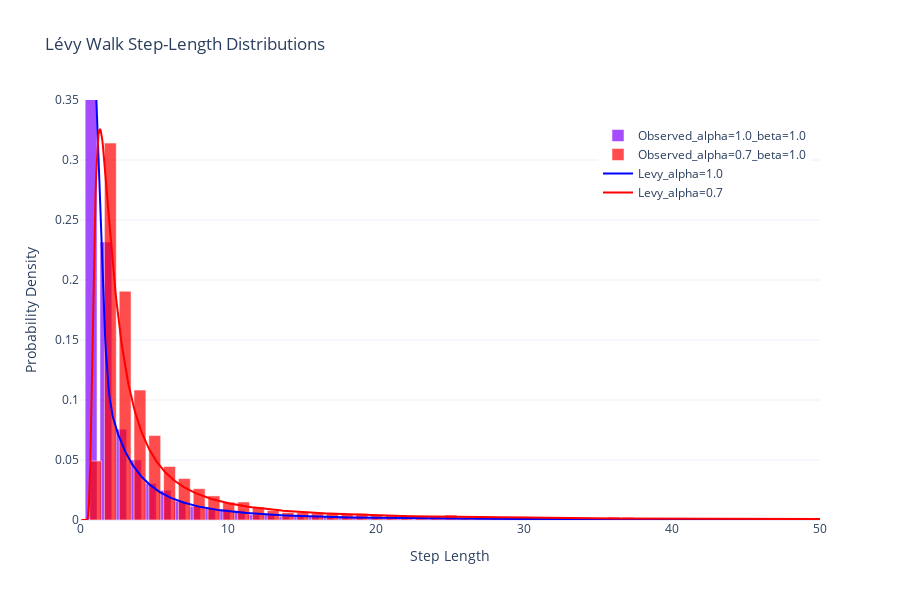

This figure's notebook cell:
### Markdown cell above
# PLOTING

### Code cell
fig = plot_step_length_distributions()
fig.show()
